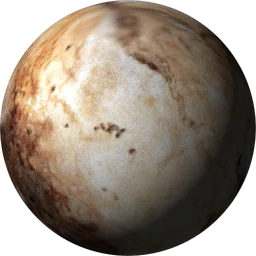
#> input picture dev/plaza/universe/src/img/01-pluto.webp, 256 x 256 px, given in place of Pluto.jpg, which was not available
$ python render.py img img/02-moon.webp
#> lines starting #> are read from the running program, lines starting #| are printed output that depends on the picture; pictures that were not available may be replaced by others from this repository, and a replacement may not be noted
"""태양계 천체 11종을 정사영 구체로 렌더링해 256px WebP(투명 배경)로 만든다.
원본: NASA 3D Resources(명왕성·금성, 퍼블릭 도메인), Solar System Scope 2K 텍스처(그 외, CC BY 4.0)"""
import numpy as np, sys, os
from PIL import Image, ImageFilter, ImageEnhance
T=sys.argv[1]; OUT=sys.argv[2]; S=256; SS=2  # 2배로 그려 줄임(안티앨리어싱)
N=S*SS
def tex(p): return np.asarray(Image.open(p).convert('RGB'),dtype=np.float32)/255
def sphere(img, lon0=0.0, tilt=0.0, light=(-0.55,-0.45,0.70), emissive=False, R=1.0, clouds=None, atm=None):
#> called with lon0 = 4.32, tilt = 0.2, light = (-0.55, -0.45, 0.7), emissive = False, R = 1
    H,W,_=img.shape
#> H = 256; W = 256
    y,x=np.mgrid[0:N,0:N]; u=(x+.5)/N*2-1; v=(y+.5)/N*2-1
    u/=R; v/=R
    rr=u*u+v*v; m=rr<=1
    z=np.sqrt(np.clip(1-rr,0,1))
    # 기울기(축) 회전: x축 기준
    ct,st=np.cos(tilt),np.sin(tilt)
    X=u; Y=-v*ct - z*st; Z=-v*(-st)*-1 + z*ct
    Y=-v*ct+z*st; Z=v*st+z*ct
    lat=np.arcsin(np.clip(Y,-1,1)); lon=np.arctan2(X,Z)+lon0
    tx=((lon/(2*np.pi)+.5)%1)*(W-1); ty=(.5-lat/np.pi)*(H-1)
    col=img[ty.astype(int),tx.astype(int)]
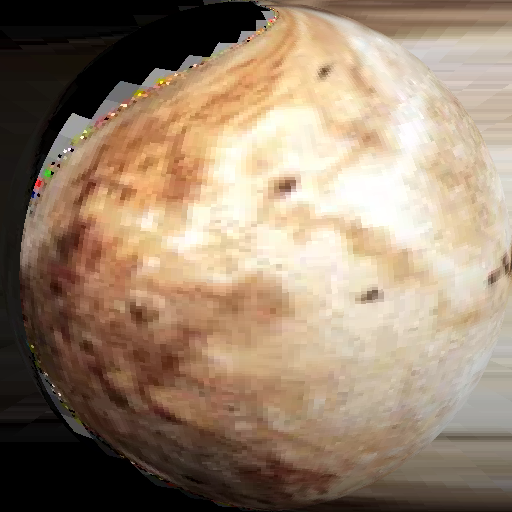
#> col: shape (512, 512, 3) float32; mean of channels 0, 1, 2 0.602, 0.518, 0.433; drawn as R, G, B
    if clouds is not None:
        ch,cw,_=clouds.shape;cc=clouds[(ty/(H-1)*(ch-1)).astype(int),(tx/(W-1)*(cw-1)).astype(int)].mean(axis=2,keepdims=True)
        col=col*(1-cc*.85)+cc*.85
    L=np.array(light);L=L/np.linalg.norm(L)
#> after `L = np.array(light)`: L = [-0.55, -0.45, 0.7]
#> after `L = L / np.linalg.norm(L)`: L = [-0.551, -0.451, 0.702]
    nx,ny,nz=u,-v,z
    if emissive:
        shade=(0.62+0.38*z**0.5)[...,None]
        col=np.clip(col*1.15*shade+0.04,0,1)
    else:
        lam=np.clip(nx*L[0]+ny*(-L[1])+nz*L[2],0,1)
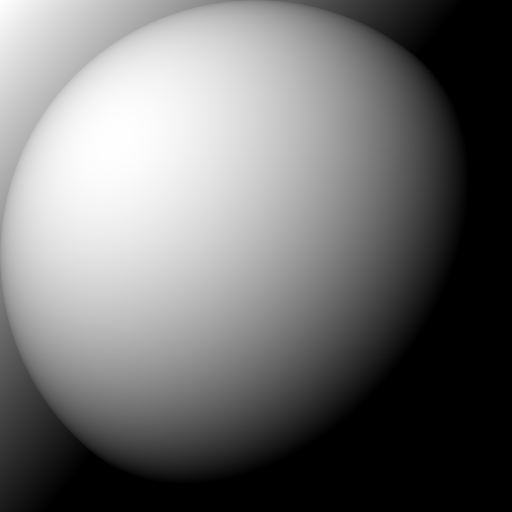
#> lam: shape (512, 512) float64; min 0, max 1, mean 0.443
        shade=(0.13+0.92*lam**0.9)[...,None]
        col=col*shade
        rim=(1-z)**3
        if atm is not None: col=col+np.array(atm)*rim[...,None]*0.9*(0.35+lam[...,None])
    a=np.clip((1-np.sqrt(rr))*N*R/1.5,0,1)*m
    return np.dstack([np.clip(col,0,1),a])
#> returned value: shape (512, 512, 4) float64
def down(arr):
    im=Image.fromarray((arr*255).astype(np.uint8),'RGBA');return im.resize((S,S),Image.LANCZOS)
def save(im,name): im.save(os.path.join(OUT,name+'.webp'),'WEBP',quality=86,method=6); print(name,os.path.getsize(os.path.join(OUT,name+'.webp')))
#> called with name = '01-pluto'
#| 01-pluto 8760
P=lambda f:os.path.join(T,f)
SSS=lambda f:P('ss/public/textures/'+f)
NA=lambda f:P('n3d/Images and Textures/'+f)
# 1 명왕성: 하트(톰보 지역)가 보이게
save(down(sphere(tex(NA('Pluto/Pluto.jpg')),lon0=4.32,tilt=0.2)),'01-pluto')
# 2 달: 앞면(바다)
save(down(sphere(tex(SSS('2k_moon.jpg')),lon0=0.0,tilt=0.05)),'02-moon')
#> call 2 of tex, with p = 'img/ss/public/textures/2k_moon.jpg'
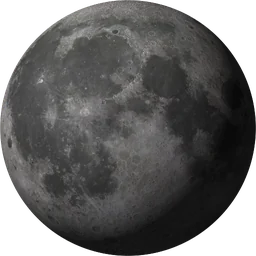
#> input picture dev/plaza/universe/src/img/02-moon.webp, 256 x 256 px, given in place of 2k_moon.jpg, which was not available
#> call 2 of sphere, with lon0 = 0, tilt = 0.05, light = (-0.55, -0.45, 0.7), emissive = False, R = 1
#> in sphere (call 2), `col=img[ty.astype(int),tx.astype(int)]`:
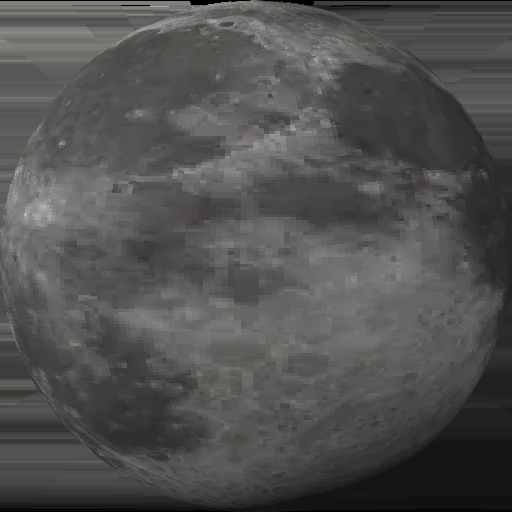
#> col: shape (512, 512, 3) float32; mean of channels 0, 1, 2 0.32, 0.318, 0.314; drawn as R, G, B
#> in sphere (call 2), `L = np.array(light)`: L = [-0.55, -0.45, 0.7]
#> in sphere (call 2), `L = L / np.linalg.norm(L)`: L = [-0.551, -0.451, 0.702]
#| 02-moon 6258
# 3 수성
save(down(sphere(tex(SSS('2k_mercury.jpg')),lon0=1.2,tilt=0.1)),'03-mercury')
#> call 3 of sphere, with lon0 = 1.2, tilt = 0.1, light = (-0.55, -0.45, 0.7), emissive = False, R = 1
#> in sphere (call 3), `tx = (lon / (2 * np.pi) + 0.5) % 1 * (W - 1)`:
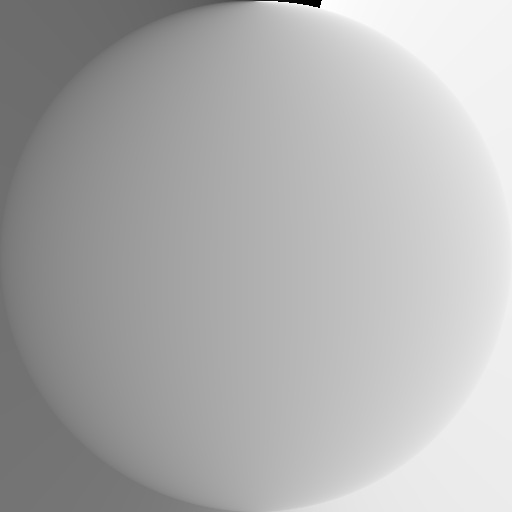
#> tx: shape (512, 512) float64; min 0.0174, max 255, mean 176
#> in sphere (call 3), `col=img[ty.astype(int),tx.astype(int)]`:
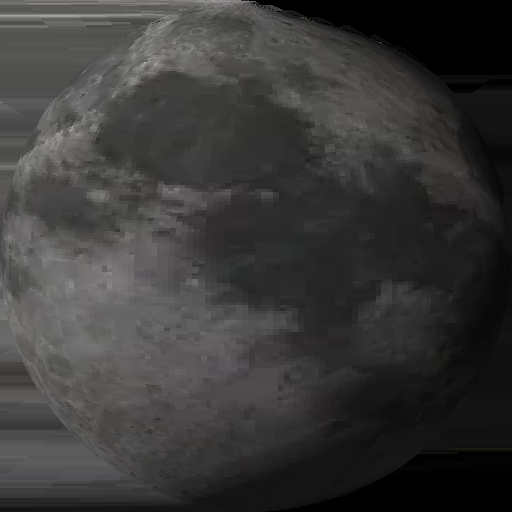
#> col: shape (512, 512, 3) float32; mean of channels 0, 1, 2 0.226, 0.224, 0.221; drawn as R, G, B
#> in sphere (call 3), `L = np.array(light)`: L = [-0.55, -0.45, 0.7]
#> in sphere (call 3), `L = L / np.linalg.norm(L)`: L = [-0.551, -0.451, 0.702]
#> in sphere (call 3), `return np.dstack([np.clip(col,0,1),a])`:
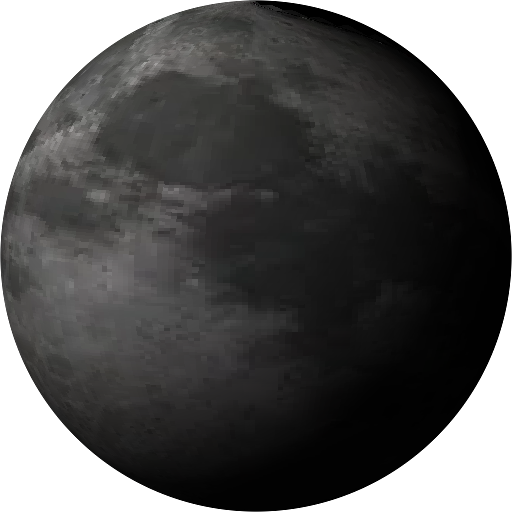
#> returned value: shape (512, 512, 4) float64; mean of channels 0, 1, 2, 3 0.156, 0.154, 0.152, 0.783; transparent parts drawn white
#| 03-mercury 5450
# 4 화성: 마리네리스 협곡 쪽
save(down(sphere(tex(SSS('2k_mars.jpg')),lon0=-1.3,tilt=0.25,atm=(0.9,0.5,0.35))),'04-mars')
#> (the run stopped early here; a loop or call above may not have finished)
